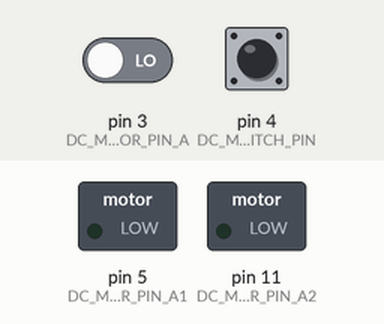
Recording of a sketch running on a simulated Arduino Uno, built with avr-gcc and run on an emulated ATmega328P. On the bench: switched loads named in the sketch (green lamp = pin HIGH). Inputs (shaded band) come from the test bench; at power-on: pin 4 (DC_MOTOR_TOGGLE_SWITCH_PIN) LOW, pin 3 (DC_MOTOR_PIN_A) LOW. EEPROM starts erased; what the sketch prints to the serial monitor is not drawn.

Above: at 1.2 s.
1.3 s: pin 4 (DC_MOTOR_TOGGLE_SWITCH_PIN) pulled HIGH for 0.15 s
At 1.37 s:
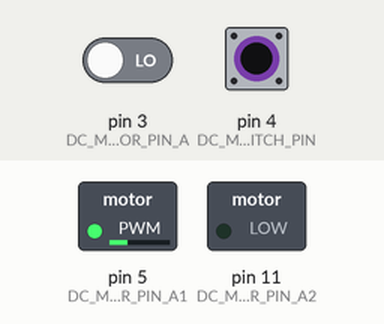
2.9 s: pin 4 (DC_MOTOR_TOGGLE_SWITCH_PIN) pulled HIGH for 1 s
At 4.2 s:
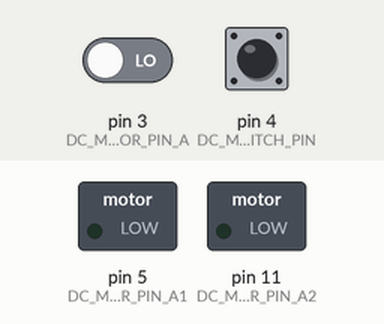
5.4 s: pin 4 (DC_MOTOR_TOGGLE_SWITCH_PIN) pulled HIGH for 3.2 s
At 6.6 s:
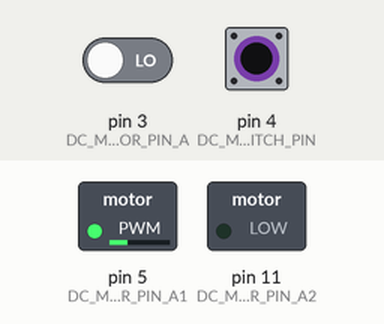
Timing chart, 0 to 10.1 s (numbered marks = the images above; inputs shaded):
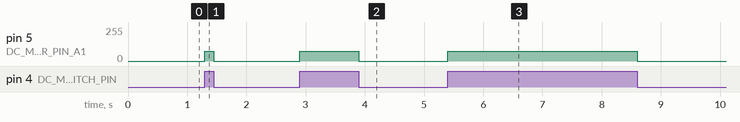

The sketch:

side-arduino.ino
```cpp
// The code for the extra Arduino board on the side.
//
// This Arduino is just used to control a DC motor
// and nothing else.

// Include the libraries
#include "DcMotorDriver.h"

// Initialise the pins

// DC motor pins
static const unsigned int DC_MOTOR_DRIVER_PIN_A1 = 5;
static const unsigned int DC_MOTOR_DRIVER_PIN_A2 = 11;
static const unsigned int DC_MOTOR_PIN_A = 3;
static const unsigned int DC_MOTOR_PIN_B = 6;

// The DC motor toggle switch
static const unsigned int DC_MOTOR_TOGGLE_SWITCH_PIN = 4;

// Create the DC motor driver.
static DcMotorDriver DC_MOTOR_DRIVER(DcMotorDriverParameters{
    .dc_motor_driver_pin_a1 = DC_MOTOR_DRIVER_PIN_A1,
    .dc_motor_driver_pin_a2 = DC_MOTOR_DRIVER_PIN_A2,
    .dc_motor_pin_a = DC_MOTOR_PIN_A,
    .dc_motor_pin_b = DC_MOTOR_PIN_B,
    .eeprom_address = 0,
    .minimum_position = 0,
    .maximum_position = 94,
    .allowable_error_in_position = 5,
    .initial_speed = 75,
});

// The function to handle the DC motor encoder interrupt
void handle_dc_motor_encoder_interrupt() {

  // Disable interrupts
  noInterrupts();

  // Call the DC motor driver interrupt handler
  DC_MOTOR_DRIVER.interrupt_handler();

  // Enable interrupts
  interrupts();
}

// The setup function for the Arduino
void setup() {

  // Initialise the serial connection
  Serial.begin(9600);

  // Attach the DC motor encoder interrupt
  attachInterrupt(digitalPinToInterrupt(DC_MOTOR_DRIVER.get_interrupt_pin()),
                  handle_dc_motor_encoder_interrupt, RISING);

  // Reset the DC motor driver position
  DC_MOTOR_DRIVER.reset_position();

  // Print that the Arduino has initialised
  Serial.println("Arduino initialised");
}

// The loop function to run the Arduino
void loop() {

  // Get the state of the DC motor driver switch
  unsigned int dc_motor_toggle_switch_state =
      digitalRead(DC_MOTOR_TOGGLE_SWITCH_PIN);

  // If the toggle switch is set to high
  if (dc_motor_toggle_switch_state == HIGH) {

    // Move the DC motor to the maximum position
    DC_MOTOR_DRIVER.move_to_maximum_position();
  }

  // Otherwise
  else {

    // Move the DC motor to the minimum position
    DC_MOTOR_DRIVER.move_to_minimum_position();
  }

  // Run the DC motor driver
  DC_MOTOR_DRIVER.run();
}
```

DcMotorDriver.cpp
```cpp
// The library for the DC motor driver

#include "DcMotorDriver.h"
#include "EEPROM.h"

// The constructor for the DC motor driver
DcMotorDriver::DcMotorDriver(DcMotorDriverParameters parameters)
    : _dc_motor_driver_pin_a1(parameters.dc_motor_driver_pin_a1),
      _dc_motor_driver_pin_a2(parameters.dc_motor_driver_pin_a2),
      _dc_motor_pin_a(parameters.dc_motor_pin_a),
      _dc_motor_pin_b(parameters.dc_motor_pin_b),
      _eeprom_address(parameters.eeprom_address),
      _minimum_position(parameters.minimum_position),
      _maximum_position(parameters.maximum_position),
      _allowable_error_in_position(parameters.allowable_error_in_position),
      _dc_motor_is_on_its_first_step(true), _position(0), _target_position(0),
      _speed(parameters.initial_speed), _last_time_written_to_eeprom(0) {

  // Initialise the position
  unsigned int position = 0;

  // Read the current position from the EEPROM
  EEPROM.get(this->_eeprom_address, position);

  // If the position is the maximum value, set it to 0
  if (position == UINT16_MAX) {
    position = 0;
  }

  // Write the position to the EEPROM
  EEPROM.put(this->_eeprom_address, position);

  // Save the position to the DC motor driver
  this->_position = position;

  // Set the target position to be the same as the position
  this->_target_position = position;

  // Initialise the driver pins to output
  pinMode(this->_dc_motor_driver_pin_a1, OUTPUT);
  pinMode(this->_dc_motor_driver_pin_a2, OUTPUT);

  // Initialise the DC motor pins to input
  pinMode(this->_dc_motor_pin_a, INPUT);
  pinMode(this->_dc_motor_pin_b, INPUT);
}

// The function to constrain a given position
int DcMotorDriver::_constrain_position(int position) {

  // Constrain the given position to be
  // between the minimum and maximum positions
  return constrain(position, this->_minimum_position, this->_maximum_position);
}

// The function to set the target position
void DcMotorDriver::_set_target_position(int absolute_target_position) {

  // Clamp the given target position to be
  // between the minimum and maximum positions
  this->_target_position = this->_constrain_position(absolute_target_position);
}

// The function to get the interrupt pin for the DC motor.
// We are interrupting on pin A, so return the DC motor pin A.
unsigned int DcMotorDriver::get_interrupt_pin() {
  return this->_dc_motor_pin_a;
}

// The function to set the speed of the DC motor.
// The speed of the DC motor is an integer between -255 and 255.
void DcMotorDriver::set_speed(unsigned int speed) { this->_speed = speed; }

// The function to write the position to the EEPROM
void DcMotorDriver::write_position_to_eeprom() {

  // If the time since the last write to the EEPROM is less than the minimum
  // time between writes to the EEPROM,
  // exit the function
  if (millis() - this->_last_time_written_to_eeprom <
      DC_MOTOR_DRIVER_MINIMUM_TIME_BETWEEN_WRITES_TO_EEPROM_IN_MS) {
    return;
  }

  // Otherwise, write the position to the EEPROM
  EEPROM.put(this->_eeprom_address, this->_position);
}

// The interrupt handler for the DC motor driver.
// The interrupt handler is attached to the DC motor pin A.
void DcMotorDriver::interrupt_handler() {

  // Disable interrupts
  noInterrupts();

  // If the DC motor pin B is HIGH,
  // which means that pin B is leading pin A,
  // or pin A is lagging pin B,
  // which means the DC motor is turning
  // clockwise, so increase the encoder position
  if (digitalRead(this->_dc_motor_pin_b) == HIGH) {
    this->_position++;
  }

  // Otherwise if the DC motor pin B is LOW,
  // which means that pin B is lagging pin A,
  // or pin A is leading pin B,
  // which means the DC motor is turning
  // anti-clockwise, so decrease the encoder position
  else if (digitalRead(this->_dc_motor_pin_b) == LOW) {
    this->_position--;
  }

  // Enable interrupts
  interrupts();
}

// The function to stop the DC motor
void DcMotorDriver::stop() {

  // Set both driver pins to low
  digitalWrite(this->_dc_motor_driver_pin_a1, LOW);
  digitalWrite(this->_dc_motor_driver_pin_a2, LOW);

  // Set that the DC motor is on its first step
  this->_dc_motor_is_on_its_first_step = true;
}

// The function to run the DC motor.
//
// This function needs to be called in the main loop.
void DcMotorDriver::run() {

  // Get the distance to go
  int distance_to_go = this->_target_position - this->_position;

  // If the speed is 0,
  // or if the distance to go is
  // within the allowable error in position
  if (this->_speed == 0 ||
      abs(distance_to_go) <= this->_allowable_error_in_position) {

    // Stop the DC motor
    this->stop();

    // Exit the function
    return;
  }

  // Initialise the speed fo the motor
  unsigned int motor_speed = this->_speed;

  // If the DC motor is on its first step
  if (this->_dc_motor_is_on_its_first_step) {

    // Set the absolute speed of the DC motor to 200
    // to overcome the friction of the DC motor
    motor_speed = 255;

    // Set that the DC motor is not on its first step
    this->_dc_motor_is_on_its_first_step = false;
  }

  // Clamp the absolute speed to be between
  // the minimum and maximum absolute speed
  motor_speed = constrain(motor_speed, DC_MOTOR_DRIVER_MINIMUM_ABSOLUTE_SPEED,
                          DC_MOTOR_DRIVER_MAXIMUM_ABSOLUTE_SPEED);

  // Initialise the direction of the motor
  // to be clockwise by default
  DcMotorDirection direction = distance_to_go < 0 ? ANTICLOCKWISE : CLOCKWISE;

  // Try to write the position to the EEPROM
  this->write_position_to_eeprom();

  // If the direction is clockwise
  if (direction == CLOCKWISE) {

    // Write the speed to the motor driver pin A1
    analogWrite(this->_dc_motor_driver_pin_a1, motor_speed);

    // Set the motor driver pin A2 to low
    digitalWrite(this->_dc_motor_driver_pin_a2, LOW);

    // Exit the function
    return;
  }

  // Otherwise, that means the direction is anticlockwise

  // Write the speed to the motor driver pin A2
  analogWrite(this->_dc_motor_driver_pin_a2, motor_speed);

  // Set the motor driver pin A1 to low
  digitalWrite(this->_dc_motor_driver_pin_a1, LOW);
}

// The function to move the DC motor to a specified position,
// which can be positive or negative
void DcMotorDriver::move_to_absolute_position(int absolute_position) {

  // Set the target position to be the given absolute position
  this->_set_target_position(absolute_position);
}

// The function to move the DC motor by a relative number of steps,
// which can be positive or negative
void DcMotorDriver::move_by_steps(int number_of_steps) {

  // Get the current position
  int current_position = this->_position;

  // Get the target position
  int target_position = current_position + number_of_steps;

  // Move to the target position
  this->move_to_absolute_position(target_position);
}

// Function to move the motor to the minimum position
void DcMotorDriver::move_to_minimum_position() {
  this->move_to_absolute_position(this->_minimum_position);
}

// Function to move the motor to the maximum position
void DcMotorDriver::move_to_maximum_position() {
  this->move_to_absolute_position(this->_maximum_position);
}

// Function to reset the position
void DcMotorDriver::reset_position() {

  // Set the position to be 0
  this->_position = 0;

  // Write the position to the EEPROM
  this->write_position_to_eeprom();
}
```

DcMotorDriver.h
```cpp
// The library for the DC motor driver

#ifndef DC_MOTOR_DRIVER_H
#define DC_MOTOR_DRIVER_H

#include "Arduino.h"

// The minimum speed for the DC motor
static const int DC_MOTOR_DRIVER_MINIMUM_ABSOLUTE_SPEED = 60;

// The maximum speed for the DC motor
static const int DC_MOTOR_DRIVER_MAXIMUM_ABSOLUTE_SPEED = 255;

// The minimum time between writes to the EEPROM in milliseconds
static const unsigned long
    DC_MOTOR_DRIVER_MINIMUM_TIME_BETWEEN_WRITES_TO_EEPROM_IN_MS =
        300ul * 1000ul;

// The DC motor direction
enum DcMotorDirection { CLOCKWISE, ANTICLOCKWISE };

// The parameters for the DC motor driver
struct DcMotorDriverParameters {
  unsigned int dc_motor_driver_pin_a1;
  unsigned int dc_motor_driver_pin_a2;
  unsigned int dc_motor_pin_a;
  unsigned int dc_motor_pin_b;
  unsigned int eeprom_address;
  int minimum_position;
  int maximum_position;

  // The allowable error in the position
  // should be 5 - 10
  int allowable_error_in_position;

  // The initial speed of the DC motor
  unsigned int initial_speed;
};

// The class for the DC motor driver
class DcMotorDriver {

private:
  //

  // Saved parameters
  const unsigned int _dc_motor_driver_pin_a1;
  const unsigned int _dc_motor_driver_pin_a2;
  const unsigned int _dc_motor_pin_a;
  const unsigned int _dc_motor_pin_b;
  const unsigned int _eeprom_address;
  const int _minimum_position;
  const int _maximum_position;
  const unsigned int _allowable_error_in_position;

  // State variables
  bool _dc_motor_is_on_its_first_step;
  int _position;
  int _target_position;
  unsigned int _speed;
  unsigned long _last_time_written_to_eeprom;

  // Functions
  int _constrain_position(int position);
  void _set_target_position(int absolute_target_position);

public:
  //

  // Constructor
  DcMotorDriver(DcMotorDriverParameters parameters);

  // Methods
  unsigned int get_interrupt_pin();
  void set_speed(unsigned int speed);
  void write_position_to_eeprom();
  void interrupt_handler();
  void stop();
  void run();
  void move_to_absolute_position(int absolute_position);
  void move_by_steps(int number_of_steps);
  void move_to_minimum_position();
  void move_to_maximum_position();
  void reset_position();
};

#endif
```

Measured:
- after the input at 1.3 s, pin 5 (DC_MOTOR_DRIVER_PIN_A1): 0/255 → 75/255 at once, → 0/255 0.15 s later
- after the input at 2.9 s, pin 5 (DC_MOTOR_DRIVER_PIN_A1): 0/255 → 75/255 at once, → 0/255 1.0 s later
- after the input at 5.4 s, pin 5 (DC_MOTOR_DRIVER_PIN_A1): 0/255 → 75/255 at once, → 0/255 3.2 s later
